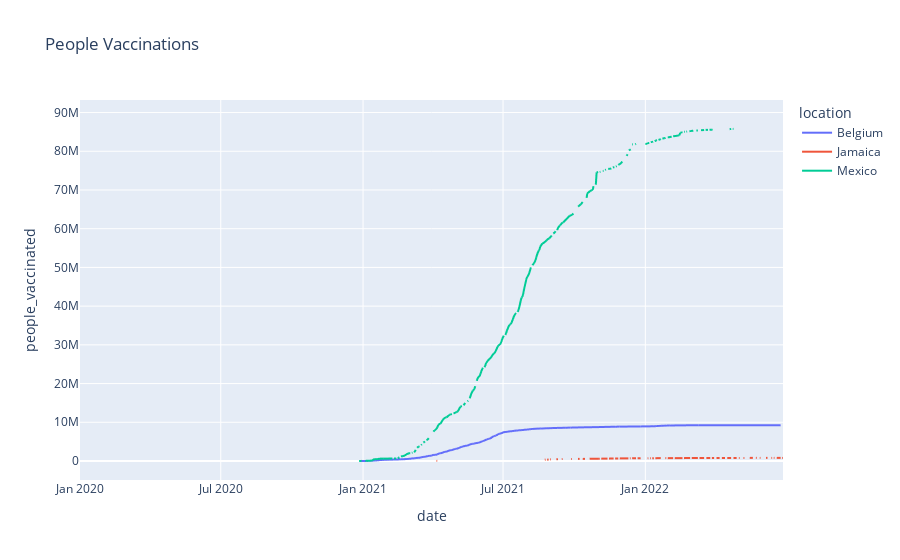

The notebook cell saved with this chart:
### Code cell
fig = px.line(df_intermediate, x="date", y="people_vaccinated", color='location', title='People Vaccinations')
fig.show()

### Figure 1 — Plotly figure (JSON) as saved in the notebook; plotly's stock layout.template omitted (floating-point values rounded to 4 significant figures; data arrays with more than 128 entries replaced by an {"elided": "..."} marker saying what was removed)
{"data": [{"hovertemplate": "location=Belgium<br>date=%{x}<br>people_vaccinated=%{y}<extra></extra>", "legendgroup": "Belgium", "line": {"color": "#636efa", "dash": "solid"}, "marker": {"symbol": "circle"}, "mode": "lines", "name": "Belgium", "showlegend": true, "type": "scattergl", "x": {"elided": "876 str values"}, "xaxis": "x", "y": {"elided": "876 int values"}, "yaxis": "y"}, {"hovertemplate": "location=Jamaica<br>date=%{x}<br>people_vaccinated=%{y}<extra></extra>", "legendgroup": "Jamaica", "line": {"color": "#EF553B", "dash": "solid"}, "marker": {"symbol": "circle"}, "mode": "lines", "name": "Jamaica", "showlegend": true, "type": "scattergl", "x": {"elided": "840 str values"}, "xaxis": "x", "y": {"elided": "840 int values"}, "yaxis": "y"}, {"hovertemplate": "location=Mexico<br>date=%{x}<br>people_vaccinated=%{y}<extra></extra>", "legendgroup": "Mexico", "line": {"color": "#00cc96", "dash": "solid"}, "marker": {"symbol": "circle"}, "mode": "lines", "name": "Mexico", "showlegend": true, "type": "scattergl", "x": {"elided": "910 str values"}, "xaxis": "x", "y": {"elided": "910 int values"}, "yaxis": "y"}], "layout": {"legend": {"title": {"text": "location"}, "tracegroupgap": 0}, "title": {"text": "People Vaccinations"}, "xaxis": {"anchor": "y", "domain": [0, 1], "title": {"text": "date"}}, "yaxis": {"anchor": "x", "domain": [0, 1], "title": {"text": "people_vaccinated"}}}}
